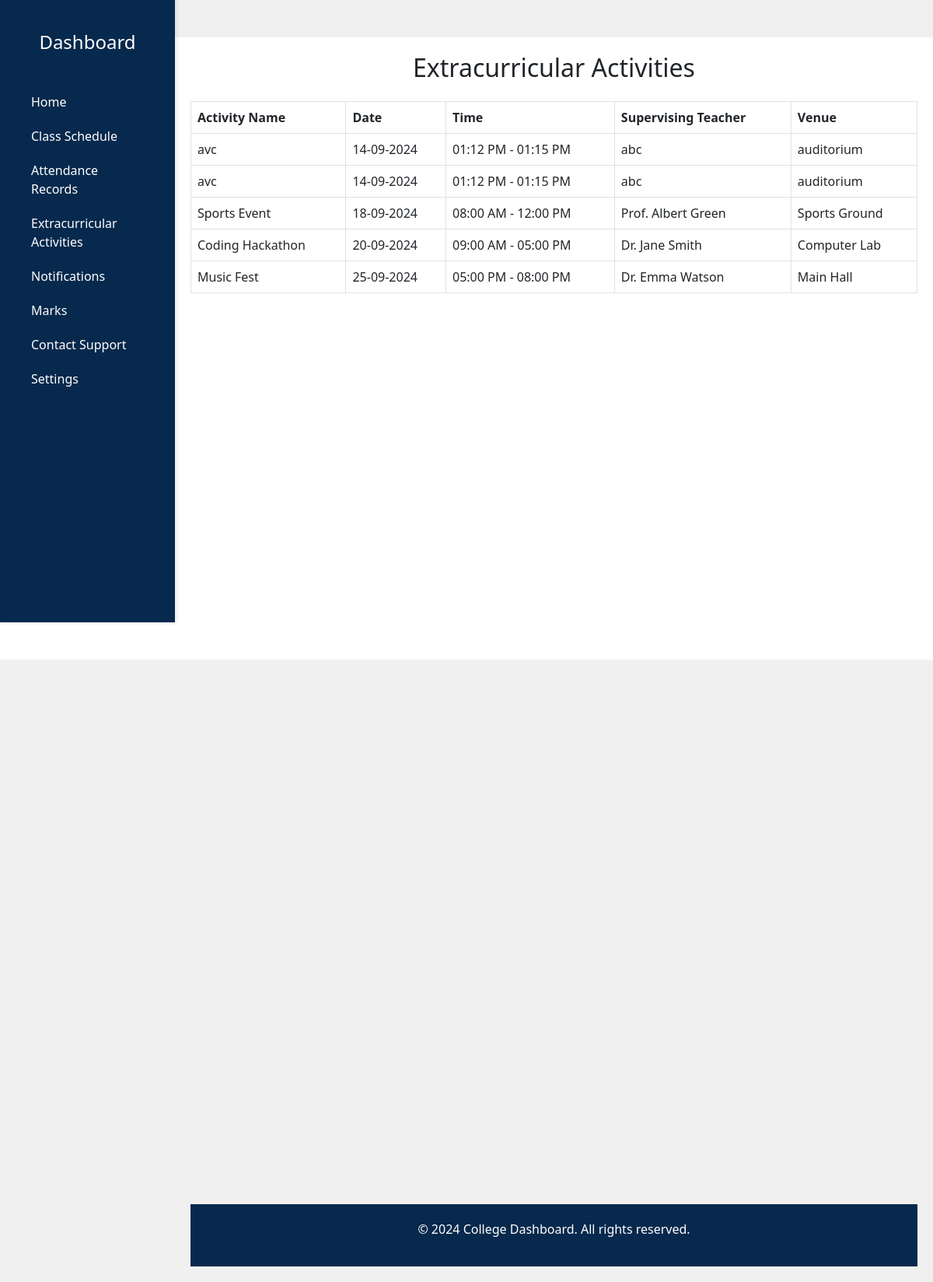
The app's page /extracurricular_activities.php (signed in) with its own data.
### tables this page shows
CREATE TABLE IF NOT EXISTS `extracurricular_activities` (
  `id` int NOT NULL AUTO_INCREMENT,
  `activity_name` varchar(100) NOT NULL,
  `date` date NOT NULL,
  `time_from` time NOT NULL,
  `time_to` time NOT NULL,
  `supervising_teacher` varchar(100) NOT NULL,
  `venue` varchar(100) NOT NULL,
  PRIMARY KEY (`id`)
);

### extracurricular_activities.php (the view, shortened to what this page needs)
<?php
$servername = "localhost";
$username = "root";
$password = "";
$dbname = "college_dashboard";
$conn = new mysqli($servername, $username, $password, $dbname);
$activities_sql = "SELECT * FROM extracurricular_activities ORDER BY date ASC, time_from ASC";
$activities_result = $conn->query($activities_sql);
?>
<!DOCTYPE html>
<html lang="en">
<head>
    <link href="https://cdn.jsdelivr.net/npm/bootstrap@5.3.0-alpha3/dist/css/bootstrap.min.css" rel="stylesheet">
</head>
<body>
    <?php include('header.php')?>
    <div class="content-wrapper mt-5">
        <h2 class="text-center">Extracurricular Activities</h2>
        <?php if ($activities_result->num_rows > 0): ?>
            <table class="table table-bordered mt-3">
                <thead>
                    <tr>
                        <th>Activity Name</th>
                        <th>Date</th>
                        <th>Time</th>
                        <th>Supervising Teacher</th>
                        <th>Venue</th>
                    </tr>
                </thead>
                <tbody>
                    <?php while ($row = $activities_result->fetch_assoc()): ?>
                        <tr>
                            <td><?php echo $row['activity_name']; ?></td>
                            <td><?php echo date("d-m-Y", strtotime($row['date'])); ?></td>
                            <td><?php echo date("h:i A", strtotime($row['time_from'])) . " - " . date("h:i A", strtotime($row['time_to'])); ?></td>
                            <td><?php echo $row['supervising_teacher']; ?></td>
                            <td><?php echo $row['venue']; ?></td>
                        </tr>
                    <?php endwhile; ?>
                </tbody>
            </table>
        <?php else: ?>
            <div class="alert alert-warning">No extracurricular activities available at the moment.</div>
        <?php endif; ?>
    </div>
    <?php include('footer.php') ?>
</body>
</html>

### extracurricular_activities.php (style rules this page uses)
.content-wrapper { margin-left: 225px; padding: 20px; }

### header.php (style rules this page uses)
body, html { margin: 0; padding: 0; width: 100%; height: 100%; background-color: #f0f0f0; }

### footer.php (style rules this page uses)
html, body { height: 100%; }
.content-wrapper { display: flex; flex-direction: column; min-height: 100vh; }

### records on screen
extracurricular_activities: activity_name "avc", date "14-09-2024", time_from "01:12 PM", time_to "01:15 PM", supervising_teacher "abc", venue "auditorium"
extracurricular_activities: activity_name "avc", date "14-09-2024", time_from "01:12 PM", time_to "01:15 PM", supervising_teacher "abc", venue "auditorium"
extracurricular_activities: activity_name "Sports Event", date "18-09-2024", time_from "08:00 AM", time_to "12:00 PM", supervising_teacher "Prof. Albert Green", venue "Sports Ground"
extracurricular_activities: activity_name "Coding Hackathon", date "20-09-2024", time_from "09:00 AM", time_to "05:00 PM", supervising_teacher "Dr. Jane Smith", venue "Computer Lab"
extracurricular_activities: activity_name "Music Fest", date "25-09-2024", time_from "05:00 PM", time_to "08:00 PM", supervising_teacher "Dr. Emma Watson", venue "Main Hall"
